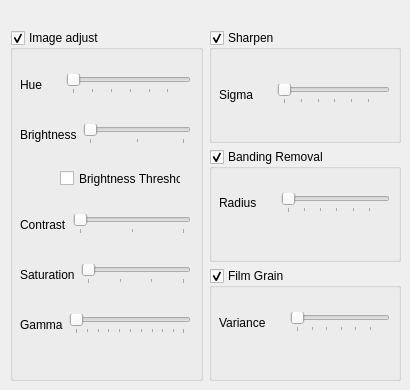
     <widget class="QWidget" name="essentialTab">
      <attribute name="title">
       <string>Essential</string>
      </attribute>
      <widget class="QWidget" name="layoutWidget">
       <property name="geometry">
        <rect>
         <x>10</x>
         <y>30</y>
         <width>391</width>
         <height>351</height>
        </rect>
       </property>
       <layout class="QGridLayout" name="gridLayout_28">
        <item row="2" column="1">
         <widget class="QGroupBox" name="groupBox_23">
          <property name="title">
           <string>Film Grain</string>
          </property>
          <property name="checkable">
           <bool>true</bool>
          </property>
          <widget class="QWidget" name="layoutWidget">
           <property name="geometry">
            <rect>
             <x>10</x>
             <y>40</y>
             <width>171</width>
             <height>29</height>
            </rect>
           </property>
           <layout class="QHBoxLayout" name="horizontalLayout_59">
            <item>
             <widget class="QLabel" name="label_86">
              <property name="text">
               <string>Variance</string>
              </property>
             </widget>
            </item>
            <item>
             <spacer name="horizontalSpacer_59">
              <property name="orientation">
               <enum>Qt::Horizontal</enum>
              </property>
              <property name="sizeHint" stdset="0">
               <size>
                <width>18</width>
                <height>20</height>
               </size>
              </property>
             </spacer>
            </item>
            <item alignment="Qt::AlignVCenter">
             <widget class="QSlider" name="horizontalSlider_35">
              <property name="sizePolicy">
               <sizepolicy hsizetype="Expanding" vsizetype="Fixed">
                <horstretch>1</horstretch>
                <verstretch>0</verstretch>
               </sizepolicy>
              </property>
              <property name="orientation">
               <enum>Qt::Horizontal</enum>
              </property>
              <property name="tickPosition">
               <enum>QSlider::TicksBelow</enum>
              </property>
              <property name="tickInterval">
               <number>17</number>
              </property>
             </widget>
            </item>
           </layout>
          </widget>
         </widget>
        </item>
        <item row="0" column="0" rowspan="3">
         <widget class="QGroupBox" name="groupBox_20">
          <property name="title">
           <string>Image adjust</string>
          </property>
          <property name="checkable">
           <bool>true</bool>
          </property>
          <widget class="QWidget" name="layoutWidget_33">
           <property name="geometry">
            <rect>
             <x>10</x>
             <y>90</y>
             <width>171</width>
             <height>29</height>
            </rect>
           </property>
           <layout class="QHBoxLayout" name="horizontalLayout_61">
            <item>
             <widget class="QLabel" name="label_88">
              <property name="text">
               <string>Brightness</string>
              </property>
             </widget>
            </item>
            <item>
             <widget class="QSlider" name="horizontalSlider_37">
              <property name="sizePolicy">
               <sizepolicy hsizetype="Expanding" vsizetype="Fixed">
                <horstretch>1</horstretch>
                <verstretch>0</verstretch>
               </sizepolicy>
              </property>
              <property name="orientation">
               <enum>Qt::Horizontal</enum>
              </property>
              <property name="tickPosition">
               <enum>QSlider::TicksBelow</enum>
              </property>
              <property name="tickInterval">
               <number>50</number>
              </property>
             </widget>
            </item>
           </layout>
          </widget>
          <widget class="QCheckBox" name="checkBox_27">
           <property name="geometry">
            <rect>
             <x>50</x>
             <y>140</y>
             <width>121</width>
             <height>17</height>
            </rect>
           </property>
           <property name="text">
            <string>Brightness Threshold</string>
           </property>
          </widget>
          <widget class="QWidget" name="layoutWidget">
           <property name="geometry">
            <rect>
             <x>10</x>
             <y>40</y>
             <width>171</width>
             <height>29</height>
            </rect>
           </property>
           <layout class="QHBoxLayout" name="horizontalLayout_60">
            <item>
             <widget class="QLabel" name="label_87">
              <property name="text">
               <string>Hue</string>
              </property>
             </widget>
            </item>
            <item>
             <spacer name="horizontalSpacer_60">
              <property name="orientation">
               <enum>Qt::Horizontal</enum>
              </property>
              <property name="sizeHint" stdset="0">
               <size>
                <width>18</width>
                <height>20</height>
               </size>
              </property>
             </spacer>
            </item>
            <item>
             <widget class="QSlider" name="horizontalSlider_36">
              <property name="sizePolicy">
               <sizepolicy hsizetype="Expanding" vsizetype="Fixed">
                <horstretch>1</horstretch>
                <verstretch>0</verstretch>
               </sizepolicy>
              </property>
              <property name="orientation">
               <enum>Qt::Horizontal</enum>
              </property>
              <property name="tickPosition">
               <enum>QSlider::TicksBelow</enum>
              </property>
              <property name="tickInterval">
               <number>17</number>
              </property>
             </widget>
            </item>
           </layout>
          </widget>
          <widget class="QWidget" name="layoutWidget">
           <property name="geometry">
            <rect>
             <x>10</x>
             <y>180</y>
             <width>171</width>
             <height>29</height>
            </rect>
           </property>
           <layout class="QHBoxLayout" name="horizontalLayout_62">
            <item>
             <widget class="QLabel" name="label_89">
              <property name="text">
               <string>Contrast</string>
              </property>
             </widget>
            </item>
            <item>
             <widget class="QSlider" name="horizontalSlider_38">
              <property name="sizePolicy">
               <sizepolicy hsizetype="Expanding" vsizetype="Fixed">
                <horstretch>1</horstretch>
                <verstretch>0</verstretch>
               </sizepolicy>
              </property>
              <property name="orientation">
               <enum>Qt::Horizontal</enum>
              </property>
              <property name="tickPosition">
               <enum>QSlider::TicksBelow</enum>
              </property>
              <property name="tickInterval">
               <number>50</number>
              </property>
             </widget>
            </item>
           </layout>
          </widget>
          <widget class="QWidget" name="layoutWidget">
           <property name="geometry">
            <rect>
             <x>10</x>
             <y>230</y>
             <width>171</width>
             <height>29</height>
            </rect>
           </property>
           <layout class="QHBoxLayout" name="horizontalLayout_63">
            <item>
             <widget class="QLabel" name="label_90">
              <property name="text">
               <string>Saturation</string>
              </property>
             </widget>
            </item>
            <item>
             <widget class="QSlider" name="horizontalSlider_39">
              <property name="sizePolicy">
               <sizepolicy hsizetype="Expanding" vsizetype="Fixed">
                <horstretch>1</horstretch>
                <verstretch>0</verstretch>
               </sizepolicy>
              </property>
              <property name="orientation">
               <enum>Qt::Horizontal</enum>
              </property>
              <property name="tickPosition">
               <enum>QSlider::TicksBelow</enum>
              </property>
              <property name="tickInterval">
               <number>33</number>
              </property>
             </widget>
            </item>
           </layout>
          </widget>
          <widget class="QWidget" name="layoutWidget">
           <property name="geometry">
            <rect>
             <x>10</x>
             <y>280</y>
             <width>171</width>
             <height>29</height>
            </rect>
           </property>
           <layout class="QHBoxLayout" name="horizontalLayout_64">
            <item>
             <widget class="QLabel" name="label_91">
              <property name="text">
               <string>Gamma</string>
              </property>
             </widget>
            </item>
            <item>
             <widget class="QSlider" name="horizontalSlider_40">
              <property name="sizePolicy">
               <sizepolicy hsizetype="Expanding" vsizetype="Fixed">
                <horstretch>1</horstretch>
                <verstretch>0</verstretch>
               </sizepolicy>
              </property>
              <property name="orientation">
               <enum>Qt::Horizontal</enum>
              </property>
              <property name="tickPosition">
               <enum>QSlider::TicksBelow</enum>
              </property>
              <property name="tickInterval">
               <number>10</number>
              </property>
             </widget>
            </item>
           </layout>
          </widget>
         </widget>
        </item>
        <item row="0" column="1">
         <widget class="QGroupBox" name="groupBox_21">
          <property name="title">
           <string>Sharpen</string>
          </property>
          <property name="checkable">
           <bool>true</bool>
          </property>
          <widget class="QWidget" name="layoutWidget">
           <property name="geometry">
            <rect>
             <x>10</x>
             <y>50</y>
             <width>171</width>
             <height>29</height>
            </rect>
           </property>
           <layout class="QHBoxLayout" name="horizontalLayout_58">
            <item>
             <widget class="QLabel" name="label_84">
              <property name="text">
               <string>Sigma</string>
              </property>
             </widget>
            </item>
            <item>
             <spacer name="horizontalSpacer_57">
              <property name="orientation">
               <enum>Qt::Horizontal</enum>
              </property>
              <property name="sizeHint" stdset="0">
               <size>
                <width>18</width>
                <height>20</height>
               </size>
              </property>
             </spacer>
            </item>
            <item>
             <widget class="QSlider" name="horizontalSlider_33">
              <property name="sizePolicy">
               <sizepolicy hsizetype="Expanding" vsizetype="Fixed">
                <horstretch>1</horstretch>
                <verstretch>0</verstretch>
               </sizepolicy>
              </property>
              <property name="orientation">
               <enum>Qt::Horizontal</enum>
              </property>
              <property name="tickPosition">
               <enum>QSlider::TicksBelow</enum>
              </property>
              <property name="tickInterval">
               <number>17</number>
              </property>
             </widget>
            </item>
           </layout>
          </widget>
         </widget>
        </item>
        <item row="1" column="1">
         <widget class="QGroupBox" name="groupBox_22">
          <property name="title">
           <string>Banding Removal</string>
          </property>
          <property name="checkable">
           <bool>true</bool>
          </property>
          <widget class="QWidget" name="layoutWidget">
           <property name="geometry">
            <rect>
             <x>10</x>
             <y>40</y>
             <width>171</width>
             <height>29</height>
            </rect>
           </property>
           <layout class="QGridLayout" name="gridLayout_27">
            <item row="0" column="0">
             <widget class="QLabel" name="label_85">
              <property name="text">
               <string>Radius</string>
              </property>
             </widget>
            </item>
            <item row="0" column="1">
             <spacer name="horizontalSpacer_58">
              <property name="orientation">
               <enum>Qt::Horizontal</enum>
              </property>
              <property name="sizeHint" stdset="0">
               <size>
                <width>18</width>
                <height>20</height>
               </size>
              </property>
             </spacer>
            </item>
            <item row="0" column="2">
             <widget class="QSlider" name="horizontalSlider_34">
              <property name="sizePolicy">
               <sizepolicy hsizetype="Expanding" vsizetype="Fixed">
                <horstretch>1</horstretch>
                <verstretch>0</verstretch>
               </sizepolicy>
              </property>
              <property name="orientation">
               <enum>Qt::Horizontal</enum>
              </property>
              <property name="tickPosition">
               <enum>QSlider::TicksBelow</enum>
              </property>
              <property name="tickInterval">
               <number>17</number>
              </property>
             </widget>
            </item>
           </layout>
          </widget>
         </widget>
        </item>
       </layout>
      </widget>
     </widget>
